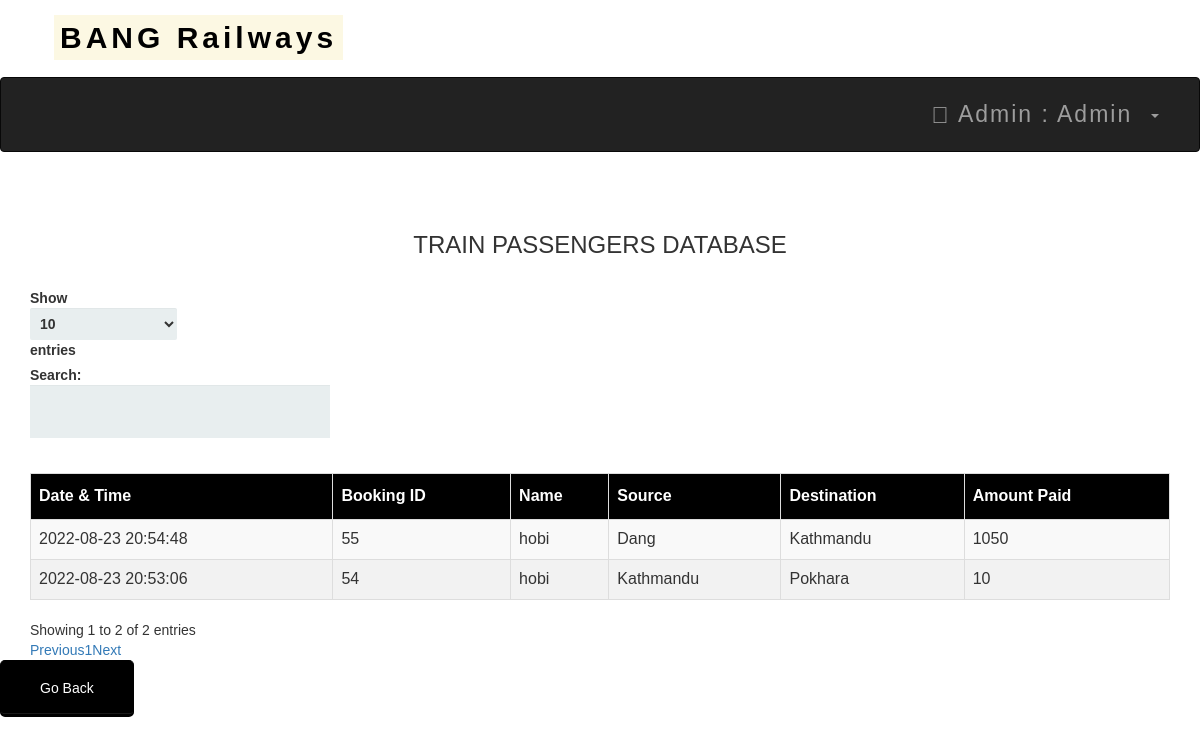
/admintraindb.php (signed in), run on the app's committed database.
### tables this page shows
CREATE TABLE `transactions` (
  `T_No.` int(10) NOT NULL,
  `email` varchar(50) NOT NULL,
  `source` varchar(50) NOT NULL,
  `dest` varchar(50) NOT NULL,
  `Name` varchar(50) NOT NULL,
  `Class` varchar(25) NOT NULL,
  `Type` varchar(25) NOT NULL,
  `NoOfpass` int(11) NOT NULL,
  `card_no` int(25) NOT NULL,
  `expmonth` int(2) NOT NULL,
  `expyear` int(2) NOT NULL,
  `cvv` int(3) NOT NULL,
  `pin` int(4) NOT NULL,
  `Date` datetime NOT NULL DEFAULT current_timestamp(),
  `Amt` int(10) NOT NULL,
  `Route` varchar(25) NOT NULL
);

### admintraindb.php (the view, shortened to what this page needs)
<?php
include 'connect.php' ;
include 'adminheader.php';
?>
 <!DOCTYPE html>
 <html>
 <link rel='stylesheet' href='index.css'>
      <head>
           <link rel="stylesheet" href="https://maxcdn.bootstrapcdn.com/bootstrap/3.3.6/css/bootstrap.min.css" />
           <link rel="stylesheet" href="https://cdn.datatables.net/1.10.12/css/dataTables.bootstrap.min.css" />
      </head>
      <body>
           <br /><br />
           <div class="container">
                <h3 align="center">TRAIN PASSENGERS DATABASE</h3>
                <br />
                <div class="table-responsive">
                     <table id="data" class="table table-striped table-bordered">
                          <thead>
                               <tr>
                                    <th> Date & Time</th>
                                    <th> Booking ID  </th>
                                    <th> Name </th>
                                    <th> Source </th>
                                    <th> Destination </th>
                                    <th> Amount Paid</th>
                               </tr>
               </thead>
          <tbody>
  <?php
  $result = mysqli_query($connect , "select * From transactions");
while ($row = mysqli_fetch_assoc($result)):
?>
  <tr>
    <td><?php echo htmlspecialchars($row['Date']); ?></td>
    <td><?php echo htmlspecialchars($row['T_No.']); ?></td>
    <td><?php echo htmlspecialchars($row['Name']); ?></td>
    <td><?php echo htmlspecialchars($row['source']); ?></td>
    <td><?php echo htmlspecialchars($row['dest']); ?></td>
    <td><?php echo htmlspecialchars($row['Amt']); ?></td>
  </tr>
<?php
endwhile;
?>
</tbody>
</table>
</div>
</div>
</body>
</html>
<table align='center'>
<tr>
  <td><a href='admin.php'><button style="background-color: black ; border-color:black "><span style="color:white">Go Back </span> </button></a></td>
</tr>

### css/index.css (style rules this page uses)
*, *:before, *:after { -moz-box-sizing: border-box; -webkit-box-sizing: border-box; box-sizing: border-box; margin: 0; padding: 0; border: 0; font-size: 100%; vertical-align: baseline; font-family: 'Poppins', sans-serif; }
body { bottom:20px; }
a { text-decoration:none; }
td { text-align: center; }
button { padding: 19px 39px 18px 39px; color: #FFF; background-color: #a8db34; font-size: 18px; text-align: center; font-style: normal; border-radius: 5px; width: 100%; border: 1px solid #71db34; border-width: 1px 1px 3px; box-shadow: 0 -1px 0 rgba(255,255,255,0.1) inset; margin-bottom: 10px; }

### admintraindb.php (style rules this page uses)
table#data { font-size:16px; font-family: "Trebuchet MS", Arial, Helvetica, sans-serif; border-collapse: collapse; border-spacing: 0; width: 100%; }
#data td, #data th { border: 1px solid #ddd; text-align: left; padding: 8px; }
#data tr:nth-child(even) { background-color: #f2f2f2 }
#data th { padding-top: 11px; padding-bottom: 11px; background-color: black; color: white; }

### data on the page
transactions: Date "2022-08-23 20:53:06", value "54", Name "hobi", source "Kathmandu", dest "Pokhara", Amt "10"
transactions: Date "2022-08-23 20:54:48", value "55", Name "hobi", source "Dang", dest "Kathmandu", Amt "1050"

### other printed values
$_SESSION['name'] "Admin"
